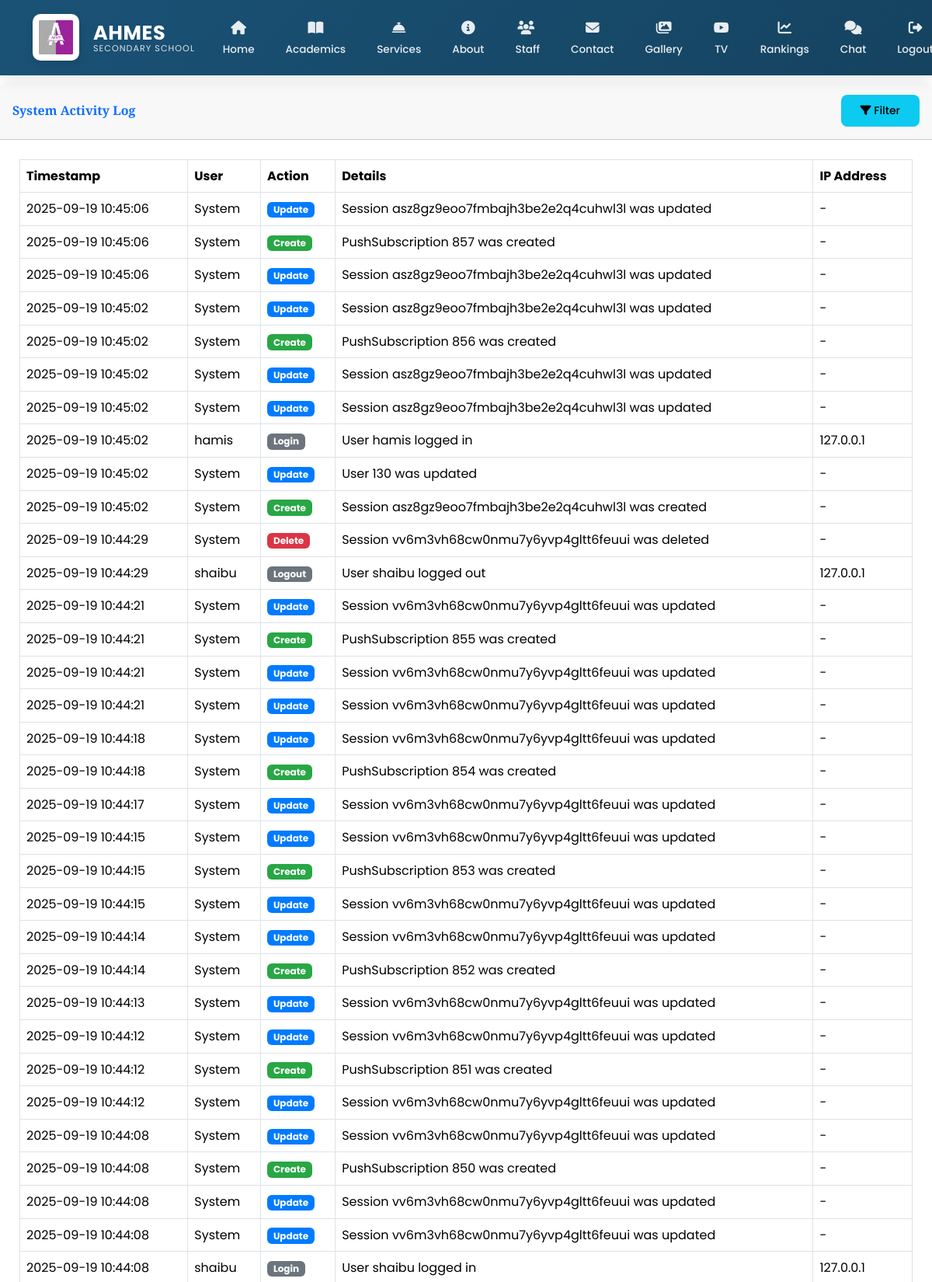
/ad/activity-log/ (signed in, upper part), run on the app's committed database.
### main/models.py (models this page shows, shortened)
class ActivityLog(models.Model):
    ACTION_CHOICES = [
        ('CREATE', 'Create'),
        ('UPDATE', 'Update'),
        ('DELETE', 'Delete'),
        ('LOGIN', 'Login'),
        ('LOGOUT', 'Logout'),
        ('LOGIN_FAILED', 'Login Failed'),
        ('PASSWORD_CHANGE', 'Password Change'),
    ]
    user = models.ForeignKey(User, on_delete=models.SET_NULL, null=True, blank=True)
    action = models.CharField(max_length=20, choices=ACTION_CHOICES)
    content_type = models.ForeignKey(ContentType, on_delete=models.SET_NULL, null=True, blank=True)
    object_id = models.CharField(max_length=50, null=True, blank=True)  # Changed to CharField
    content_object = GenericForeignKey('content_type', 'object_id')
    details = models.TextField(blank=True)
    ip_address = models.GenericIPAddressField(null=True, blank=True)
    user_agent = models.CharField(max_length=255, blank=True)
    timestamp = models.DateTimeField(auto_now_add=True)
    class Meta:
        ordering = ['-timestamp']
        verbose_name = 'Activity Log'
        verbose_name_plural = 'Activity Logs'

class User(AbstractUser):
    is_parent = models.BooleanField(default=False)
    is_admin = models.BooleanField(default=False)
    is_staff_member = models.BooleanField(default=False)
    is_student = models.BooleanField(default=False)
    last_activity = models.DateTimeField(null=True, blank=True)
    groups = models.ManyToManyField(
        Group,
        verbose_name=_('groups'),
        blank=True,
        help_text=_(
            'The groups this user belongs to. A user will get all permissions '
            'granted to each of their groups.'
        ),
        related_name="custom_user_set",
        related_query_name="user",
    )
    user_permissions = models.ManyToManyField(
        Permission,
        verbose_name=_('user permissions'),
        blank=True,
        help_text=_('Specific permissions for this user.'),
        related_name="custom_user_set",
        related_query_name="user",
    )
    class Meta:
        swappable = 'AUTH_USER_MODEL'
        db_table = 'auth_user'
    def __str__(self):
        return self.username

### main/views.py (the view)
# urls.py: path('ad/activity-log/', activity_log, name='activity_log'),
@login_required
@user_passes_test(lambda u: u.is_admin)
def activity_log(request):
    action = request.GET.get('action', '')
    user_id = request.GET.get('user', '')
    date_from = request.GET.get('date_from', '')
    date_to = request.GET.get('date_to', '')
    activities = ActivityLog.objects.all().select_related('user').order_by('-timestamp')
    if action:
        activities = activities.filter(action=action)
    if user_id:
        activities = activities.filter(user_id=user_id)
    if date_from:
        try:
            date_from_obj = datetime.strptime(date_from, '%Y-%m-%d').date()
            activities = activities.filter(timestamp__date__gte=date_from_obj)
        except ValueError:
            pass
    if date_to:
        try:
            date_to_obj = datetime.strptime(date_to, '%Y-%m-%d').date()
            activities = activities.filter(timestamp__date__lte=date_to_obj)
        except ValueError:
            pass
    paginator = Paginator(activities, 50)
    page_number = request.GET.get('page')
    page_obj = paginator.get_page(page_number)
    users = User.objects.filter(activitylog__isnull=False).distinct()
    filtered_user = None
    if user_id:
        try:
            filtered_user = User.objects.get(id=user_id)
        except User.DoesNotExist:
            pass
    context = {
        'page_obj': page_obj,
        'actions': ActivityLog.ACTION_CHOICES,
        'users': users,
        'selected_action': action,
        'selected_user': user_id,
        'filtered_user': filtered_user,  # Add this
        'date_from': date_from,
        'date_to': date_to,
    }
    return render(request, 'main/activity_log.html', context)

### main/context_processors.py (called while the page is built)
def admin_counts(request):
    if request.user.is_authenticated and request.user.is_admin:
        return {
            'pending_comments': Comment.objects.filter(is_approved=False).count(),
            'gallery_count': Gallery.objects.count(),
        }
    return {}

def unread_messages_count(request):
    if request.user.is_authenticated:
        count = Message.objects.filter(
            conversation__participants=request.user,
            is_read=False
        ).exclude(
            sender=request.user
        ).count()
        print(f"DEBUG: Unread messages count for {request.user}: {count}")  # Debug output
        return {'unread_messages_count': count}
    return {}

### main/templates/main/activity_log.html (shortened to what this page needs)
{% extends 'main/base.html' %}
{% load static %}
{% block content %}
    <link href="https://cdn.jsdelivr.net/npm/select2@4.1.0-rc.0/dist/css/select2.min.css" rel="stylesheet" />
<div class="card shadow mb-4">
    <div class="card-header py-3 d-flex justify-content-between align-items-center">
        <h6 class="m-0 font-weight-bold text-primary">System Activity Log</h6>
        <div>
            <button class="btn btn-sm btn-info" data-toggle="modal" data-target="#filterModal">
                <i class="fas fa-filter"></i> Filter
            </button>
        </div>
    </div>
    <div class="card-body">
        <div class="table-responsive">
            <table class="table table-bordered table-hover" width="100%" cellspacing="0">
                <thead class="thead-dark">
                    <tr>
                        <th>Timestamp</th>
                        <th>User</th>
                        <th>Action</th>
                        <th>Details</th>
                        <th>IP Address</th>
                    </tr>
                </thead>
                <tbody>
                    {% for activity in page_obj %}
                    <tr>
                        <td>{{ activity.timestamp|date:"Y-m-d H:i:s" }}</td>
                        <td>
                            {% if activity.user %}
                                {{ activity.user.username }}
                            {% else %}
                                System
                            {% endif %}
                        </td>
                        <td>
                            <span class="badge
                                {% if activity.action == 'CREATE' %}bg-success
                                {% elif activity.action == 'UPDATE' %}bg-primary
                                {% elif activity.action == 'DELETE' %}bg-danger
                                {% else %}bg-secondary{% endif %} text-white">
                                {{ activity.get_action_display }}
                            </span>
                        </td>
                        <td>{{ activity.details }}</td>
                        <td>{{ activity.ip_address|default:"-" }}</td>
                    </tr>
                    {% empty %}
                    <tr>
                        <td colspan="5" class="text-center">No activities found matching your filters</td>
                    </tr>
                    {% endfor %}
                </tbody>
            </table>
        </div>
    </div>
</div>
{% endblock %}

### main/templates/main/activity_log.html (style rules this page uses)
.bg-success { background-color: #28a745 !important; }
.bg-primary { background-color: #007bff !important; }
.bg-danger { background-color: #dc3545 !important; }
.bg-secondary { background-color: #6c757d !important; }
.text-white { color: white !important; }

### data on the page
ActivityLog: timestamp "2025-09-19 10:45:06", shows "System", action "Update", details "Session asz8gz9eoo7fmbajh3be2e2q4cuhwl3l was updated", ip_address "-"
ActivityLog: timestamp "2025-09-19 10:45:06", shows "System", action "Create", details "PushSubscription 857 was created", ip_address "-"
ActivityLog: timestamp "2025-09-19 10:45:06", shows "System", action "Update", details "Session asz8gz9eoo7fmbajh3be2e2q4cuhwl3l was updated", ip_address "-"
ActivityLog: timestamp "2025-09-19 10:45:02", shows "System", action "Update", details "Session asz8gz9eoo7fmbajh3be2e2q4cuhwl3l was updated", ip_address "-"
ActivityLog: timestamp "2025-09-19 10:45:02", shows "System", action "Create", details "PushSubscription 856 was created", ip_address "-"
ActivityLog: timestamp "2025-09-19 10:45:02", shows "System", action "Update", details "Session asz8gz9eoo7fmbajh3be2e2q4cuhwl3l was updated", ip_address "-"
ActivityLog: timestamp "2025-09-19 10:45:02", shows "System", action "Update", details "Session asz8gz9eoo7fmbajh3be2e2q4cuhwl3l was updated", ip_address "-"
ActivityLog: timestamp "2025-09-19 10:45:02", user.username "hamis", action "Login", details "User hamis logged in", ip_address "127.0.0.1"
ActivityLog: timestamp "2025-09-19 10:45:02", shows "System", action "Update", details "User 130 was updated", ip_address "-"
ActivityLog: timestamp "2025-09-19 10:45:02", shows "System", action "Create", details "Session asz8gz9eoo7fmbajh3be2e2q4cuhwl3l was created", ip_address "-"
ActivityLog: timestamp "2025-09-19 10:44:29", shows "System", action "Delete", details "Session vv6m3vh68cw0nmu7y6yvp4gltt6feuui was deleted", ip_address "-"
ActivityLog: timestamp "2025-09-19 10:44:29", user.username "shaibu", action "Logout", details "User shaibu logged out", ip_address "127.0.0.1"
ActivityLog: timestamp "2025-09-19 10:44:21", shows "System", action "Update", details "Session vv6m3vh68cw0nmu7y6yvp4gltt6feuui was updated", ip_address "-"
ActivityLog: timestamp "2025-09-19 10:44:21", shows "System", action "Create", details "PushSubscription 855 was created", ip_address "-"
ActivityLog: timestamp "2025-09-19 10:44:21", shows "System", action "Update", details "Session vv6m3vh68cw0nmu7y6yvp4gltt6feuui was updated", ip_address "-"
ActivityLog: timestamp "2025-09-19 10:44:21", shows "System", action "Update", details "Session vv6m3vh68cw0nmu7y6yvp4gltt6feuui was updated", ip_address "-"
ActivityLog: timestamp "2025-09-19 10:44:18", shows "System", action "Update", details "Session vv6m3vh68cw0nmu7y6yvp4gltt6feuui was updated", ip_address "-"
ActivityLog: timestamp "2025-09-19 10:44:18", shows "System", action "Create", details "PushSubscription 854 was created", ip_address "-"
ActivityLog: timestamp "2025-09-19 10:44:17", shows "System", action "Update", details "Session vv6m3vh68cw0nmu7y6yvp4gltt6feuui was updated", ip_address "-"
ActivityLog: timestamp "2025-09-19 10:44:15", shows "System", action "Update", details "Session vv6m3vh68cw0nmu7y6yvp4gltt6feuui was updated", ip_address "-"
ActivityLog: timestamp "2025-09-19 10:44:15", shows "System", action "Create", details "PushSubscription 853 was created", ip_address "-"
ActivityLog: timestamp "2025-09-19 10:44:15", shows "System", action "Update", details "Session vv6m3vh68cw0nmu7y6yvp4gltt6feuui was updated", ip_address "-"
ActivityLog: timestamp "2025-09-19 10:44:14", shows "System", action "Update", details "Session vv6m3vh68cw0nmu7y6yvp4gltt6feuui was updated", ip_address "-"
ActivityLog: timestamp "2025-09-19 10:44:14", shows "System", action "Create", details "PushSubscription 852 was created", ip_address "-"
ActivityLog: timestamp "2025-09-19 10:44:13", shows "System", action "Update", details "Session vv6m3vh68cw0nmu7y6yvp4gltt6feuui was updated", ip_address "-"
ActivityLog: timestamp "2025-09-19 10:44:12", shows "System", action "Update", details "Session vv6m3vh68cw0nmu7y6yvp4gltt6feuui was updated", ip_address "-"
ActivityLog: timestamp "2025-09-19 10:44:12", shows "System", action "Create", details "PushSubscription 851 was created", ip_address "-"
ActivityLog: timestamp "2025-09-19 10:44:12", shows "System", action "Update", details "Session vv6m3vh68cw0nmu7y6yvp4gltt6feuui was updated", ip_address "-"
ActivityLog: timestamp "2025-09-19 10:44:08", shows "System", action "Update", details "Session vv6m3vh68cw0nmu7y6yvp4gltt6feuui was updated", ip_address "-"
ActivityLog: timestamp "2025-09-19 10:44:08", shows "System", action "Create", details "PushSubscription 850 was created", ip_address "-"
ActivityLog: timestamp "2025-09-19 10:44:08", shows "System", action "Update", details "Session vv6m3vh68cw0nmu7y6yvp4gltt6feuui was updated", ip_address "-"
ActivityLog: timestamp "2025-09-19 10:44:08", shows "System", action "Update", details "Session vv6m3vh68cw0nmu7y6yvp4gltt6feuui was updated", ip_address "-"
ActivityLog: timestamp "2025-09-19 10:44:08", user.username "shaibu", action "Login", details "User shaibu logged in", ip_address "127.0.0.1"
